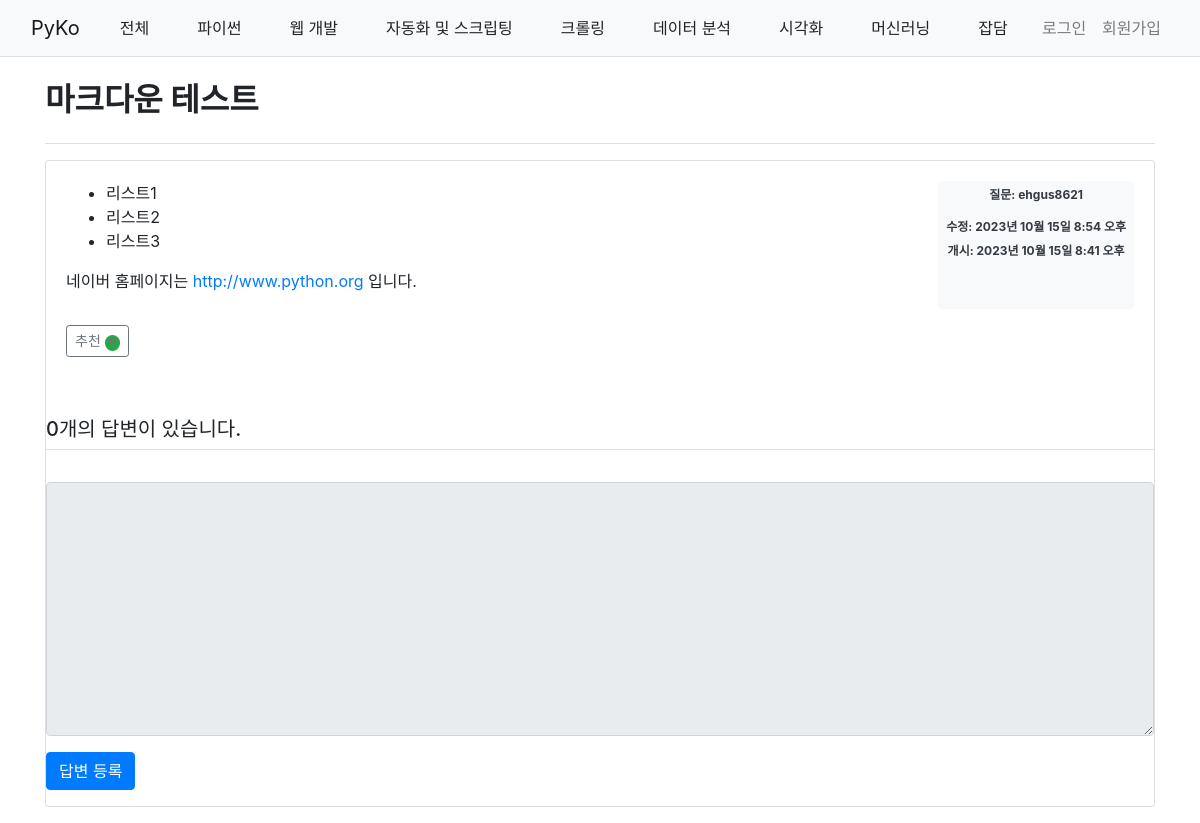
/34/, run on an earlier commit of the app's database.
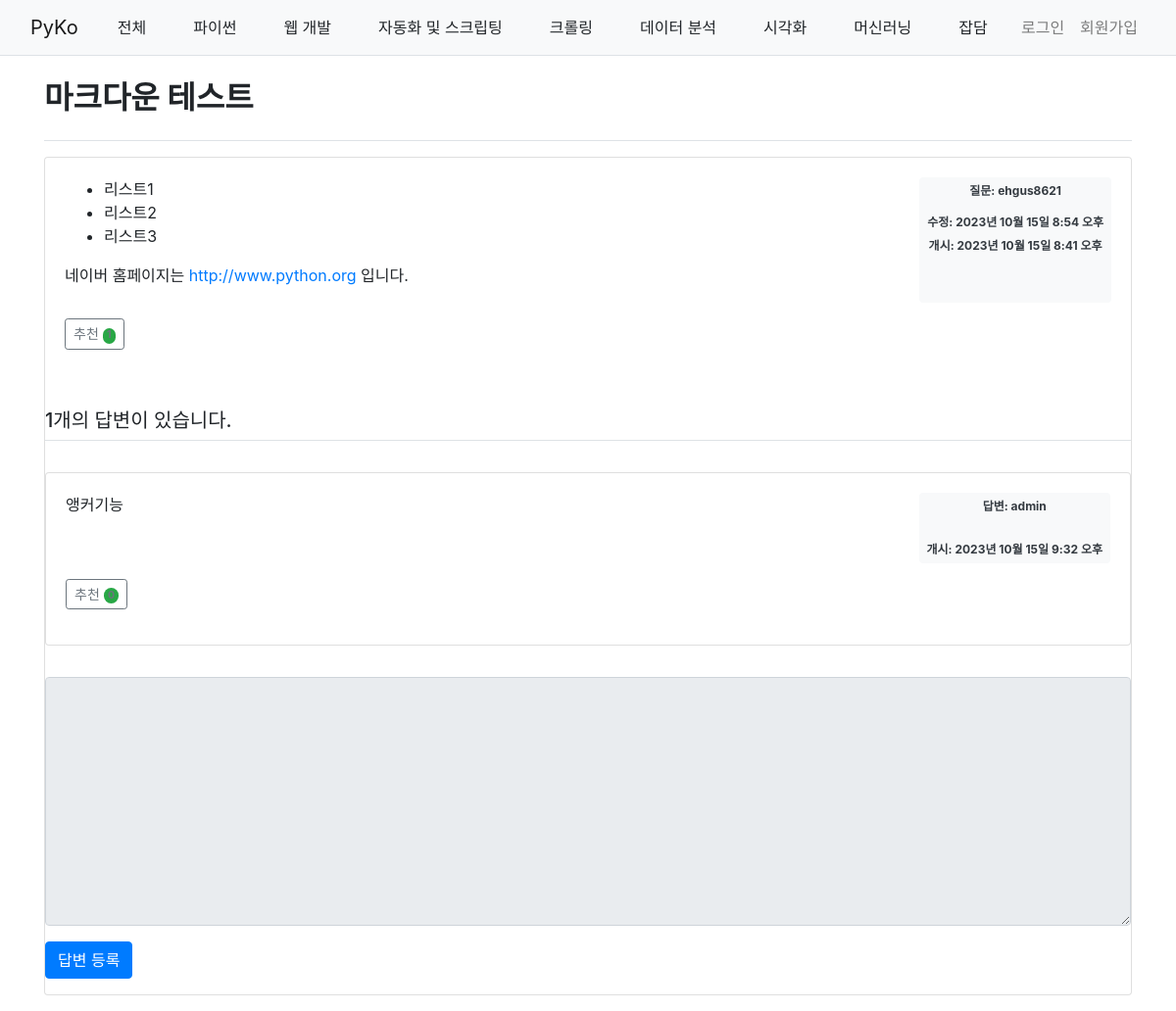
And on a later commit of the database.
### pybo/models.py (models this page shows, shortened)
class Question(models.Model):
    CATEGORY_CHOICES = [
        ('파이썬', 'Python'),
        ('웹 개발', "Web Development"),
        ('자동화 및 스크립팅', "Automation and Scripting"),
        ('크롤링', "Web Crawling"),
        ('데이터 분석', "Data Analysis"),
        ('시각화', 'Visualization'),
        ('머신러닝', "Machine learning"),
        ('잡담', 'anything')
    ]
    author = models.ForeignKey(User, on_delete=models.CASCADE, related_name='author_question')
    category = models.CharField(max_length = 50, choices = CATEGORY_CHOICES, default = '웹 개발')
    subject = models.CharField(max_length = 200)
    content = models.TextField()
    create_date = models.DateTimeField()
    modify_date = models.DateTimeField(null = True, blank = True)
    voter = models.ManyToManyField(User, related_name='voter_question')

class Answer(models.Model):
    author = models.ForeignKey(User, on_delete=models.CASCADE, related_name='author_answer')
    question = models.ForeignKey(Question, on_delete = models.CASCADE)
    content = models.TextField()
    create_date = models.DateTimeField()
    modify_date = models.DateTimeField(null = True, blank = True)
    voter = models.ManyToManyField(User, related_name='voter_answer')

### pybo/views/base_views.py (the view)
# urls.py: path('<int:question_id>/', base_views.detail, name='detail'),
def detail(request, question_id):
    question = Question.objects.get(id=question_id)
    context = {'question': question}
    return render(request, 'pybo/question_detail.html',context)

### pybo/templatetags/pybo_filter.py (called while the page is built)
@register.filter
def mark(value):
    extensions = ["nl2br", "fenced_code"]
    return mark_safe(markdown.markdown(value, extensions=extensions))

### templates/pybo/question_detail.html (shortened to what this page needs)
{% extends 'base.html' %}
{% load pybo_filter %}
{% block content %}
<div class = "container my-3">
    <h2 class = "border-bottom py-2">{{ question.subject|mark }}</h2>
    <div class = "card my-3">
        <div class = "card-body">
            <div class="d-flex justify-content-between">
                <div calss = "card-text">
                {{ question.content|mark}}
                </div>
                <div class = "badge bg-light text-dark p-2 text-start">
                    <div class="mb-2">질문: {{ question.author.username }}</div>
                    <br>
                    {% if question.modify_date %}
                        <div>수정: {{ question.modify_date }}</div>
                    {% endif %}
                    <br>
                    <div>개시: {{ question.create_date}}</div>
                </div>
            </div>
            <div class = "my-3">
                <a href = "javascript:void(0)" data-uri = "{% url 'pybo:question_vote' question.id %}"
                    class = "recommend btn btn-sm btn-outline-secondary">추천
                    <span class="badge rounded-pill bg-success">{{question.voter.count}}</span>
                </a>
        </div>
    </div>
    <h5 class = "border-bottom my-3 py-2">
        {{question.answer_set.count}}개의 답변이 있습니다.
    </h5>
    {% for answer in question.answer_set.all %}
    <div class = "card my-3">
        <div class = "card-body">
            <div class="d-flex justify-content-between">
                <div calss = "card-text">
                    {{ answer.content|mark}}
                </div>
                <div class="badge bg-light text-dark p-2 text-start">
                    <div class="mb-2">답변: {{ answer.author.username }}</div>
                    <br>
                    <br>
                    <div>개시: {{ answer.create_date }}</div>
                </div>
            </div>
            <div class="my-3">
                <a href="javascript:void(0)" data-uri="{% url 'pybo:answer_vote' answer.id  %}"
                class="recommend btn btn-sm btn-outline-secondary"> 추천
                    <span class="badge rounded-pill bg-success">{{answer.voter.count}}</span>
                </a>
            </div>
        </div>
    </div>
    {% endfor %}
    <form action ="{% url 'pybo:answer_create' question.id %}" method = "post" class = "my-3" >
        <div class = "form-group">
            <textarea {% if not user.is_authenticated %} disabled {% endif %}
            name  = "content" id = "content" class = "form-control" rows = "10"></textarea>
        </div>
        <input type = "submit" value = "답변 등록" class = "btn btn-primary">
    </form>
</div>
{% endblock %}

### templates/base.html (shortened to what this page needs)
{% load static %}
<!DOCTYPE html>
<html lang="en">
<head>
    <link rel = "stylesheet" type = "text/css" href = "{% static 'bootstrap.min.css' %}">
    <link rel = "stylesheet" type = "text/css" href = "{% static 'style.css' %}">
</head>
<body>
{% include "navbar.html" %}
{% block content %}
{% endblock %}
</body>
</html>

### templates/navbar.html (shortened to what this page needs)
<nav class="navbar navbar-expand-lg navbar-light bg-light border-bottom">
    <div class="container-fluid">
        <a class="navbar-brand" href="{% url 'pybo:index' %}">PyKo</a>
        <div class="collapse navbar-collapse" id="navbarSupportedContent">
            <ul class="navbar-nav me-auto mb-2 mb-lg-0">
                <li><a class="dropdown-item" href="{% url 'pybo:index' %}">전체</a></li>
                <li><a class="dropdown-item" href="{% url 'pybo:index' %}?category=파이썬">파이썬</a></li>
                <li><a class="dropdown-item" href="{% url 'pybo:index' %}?category=웹 개발">웹 개발</a></li>
                <li><a class="dropdown-item" href="{% url 'pybo:index' %}?category=자동화 및 스크립팅">자동화 및 스크립팅</a></li>
                <li><a class="dropdown-item" href="{% url 'pybo:index' %}?category=크롤링">크롤링</a></li>
                <li><a class="dropdown-item" href="{% url 'pybo:index' %}?category=데이터 분석">데이터 분석</a></li>
                <li><a class="dropdown-item" href="{% url 'pybo:index' %}?category=시각화">시각화</a></li>
                <li><a class="dropdown-item" href="{% url 'pybo:index' %}?category=머신러닝">머신러닝</a></li>
                <li><a class="dropdown-item" href="{% url 'pybo:index' %}?category=잡담">잡담</a></li>
            </ul>
            <ul class="navbar-nav ml-auto">
                <li class="nav-item">
                    {% if user.is_authenticated %}
                    <a class="nav-link" href="{% url 'accounts:logout' %}">{{ user.username }} (로그아웃)</a>
                    {% else %}
                    <a class="nav-link" href="{% url 'accounts:login' %}">로그인</a>
                    {% endif %}
                </li>
                <li>
                    {% if not user.is_authenticated %}
                    <a class="nav-link" href="{% url 'accounts:signup' %}">회원가입</a>
                    {% endif %}
                </li>
            </ul>
        </div>
    </div>
</nav>

What changed in the data, as far as the page shows it:
computed for Question "마크다운 테스트": voter.count "0" → "1"; answer_set.count "0" → "1"
added Answer: content|mark "앵커기능", author.username "admin", create_date "2023년 10월 15일 9:32 오후", voter.count "0"
